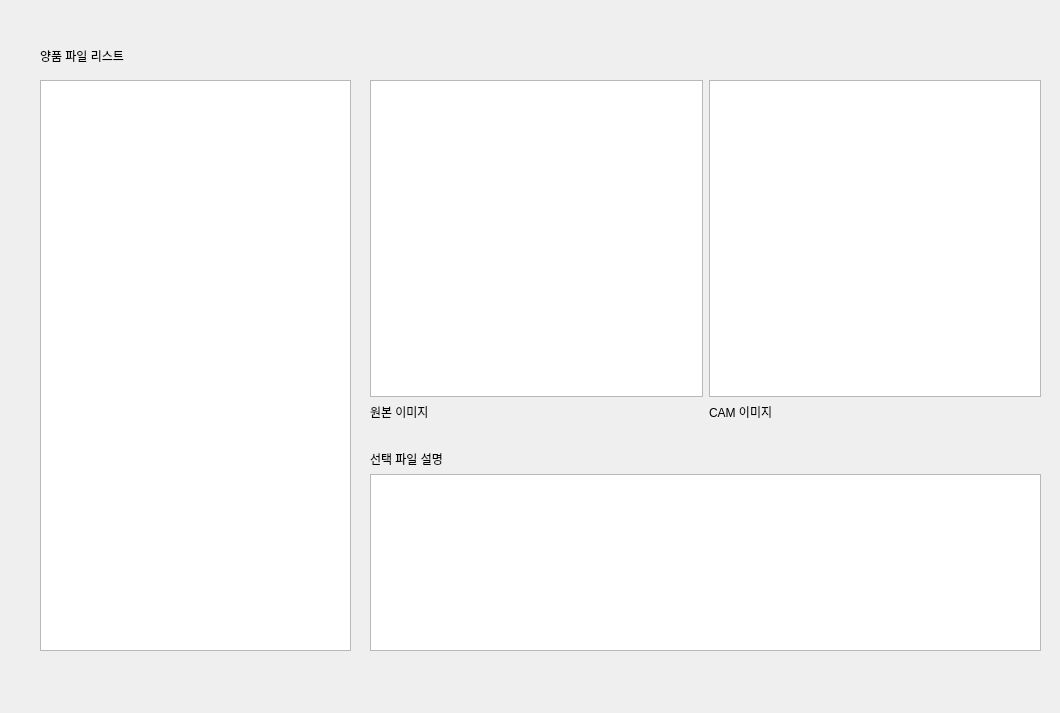
<?xml version="1.0" encoding="UTF-8"?>
<ui version="4.0">
 <class>Dialog</class>
 <widget class="QDialog" name="Dialog">
  <property name="geometry">
   <rect>
    <x>0</x>
    <y>0</y>
    <width>1060</width>
    <height>713</height>
   </rect>
  </property>
  <property name="windowTitle">
   <string>Dialog</string>
  </property>
  <widget class="QWidget" name="gridLayoutWidget_4">
   <property name="geometry">
    <rect>
     <x>370</x>
     <y>80</y>
     <width>671</width>
     <height>341</height>
    </rect>
   </property>
   <layout class="QGridLayout" name="gridLayoutImageSample">
    <item row="1" column="2">
     <widget class="QGraphicsView" name="graphicsViewCAMImage"/>
    </item>
    <item row="1" column="1">
     <widget class="QGraphicsView" name="graphicsViewOriginImage"/>
    </item>
    <item row="2" column="1">
     <widget class="QLabel" name="labelOriginImage">
      <property name="text">
       <string>원본 이미지</string>
      </property>
     </widget>
    </item>
    <item row="2" column="2">
     <widget class="QLabel" name="labelCAMImage">
      <property name="text">
       <string>CAM 이미지</string>
      </property>
     </widget>
    </item>
   </layout>
  </widget>
  <widget class="QLabel" name="okImagesTitle">
   <property name="geometry">
    <rect>
     <x>40</x>
     <y>40</y>
     <width>251</width>
     <height>31</height>
    </rect>
   </property>
   <property name="text">
    <string>양품 파일 리스트</string>
   </property>
  </widget>
  <widget class="QListView" name="listViewOkImageList">
   <property name="geometry">
    <rect>
     <x>40</x>
     <y>80</y>
     <width>311</width>
     <height>571</height>
    </rect>
   </property>
  </widget>
  <widget class="QWidget" name="verticalLayoutWidget">
   <property name="geometry">
    <rect>
     <x>370</x>
     <y>450</y>
     <width>671</width>
     <height>201</height>
    </rect>
   </property>
   <layout class="QVBoxLayout" name="verticalLayoutSelectedImage">
    <item>
     <widget class="QLabel" name="labelSelectedImage">
      <property name="text">
       <string>선택 파일 설명</string>
      </property>
     </widget>
    </item>
    <item>
     <widget class="QTextBrowser" name="textBrowserSelectedImage"/>
    </item>
   </layout>
  </widget>
 </widget>
 <resources/>
 <connections/>
</ui>
